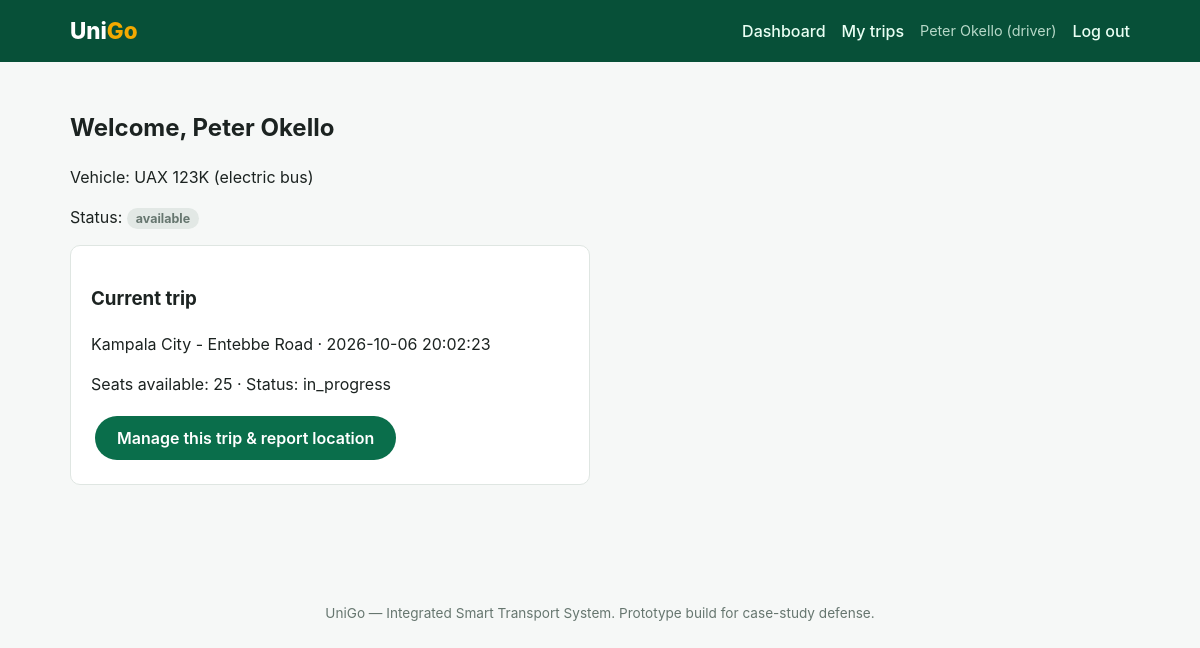
The page /driver/dashboard.php (signed in) on the database its author committed.
### tables this page shows
CREATE TABLE drivers (
    id              INT AUTO_INCREMENT PRIMARY KEY,
    user_id         INT NOT NULL,
    vehicle_id      INT DEFAULT NULL,
    license_number  VARCHAR(40) NOT NULL,
    rating          DECIMAL(2,1) NOT NULL DEFAULT 5.0,
    status          ENUM('available','on_trip','offline') NOT NULL DEFAULT 'offline',
    FOREIGN KEY (user_id) REFERENCES users(id) ON DELETE CASCADE,
    FOREIGN KEY (vehicle_id) REFERENCES vehicles(id) ON DELETE SET NULL
);

CREATE TABLE vehicles (
    id              INT AUTO_INCREMENT PRIMARY KEY,
    operator_id     INT NOT NULL,
    plate_number    VARCHAR(20) NOT NULL UNIQUE,
    vehicle_type    ENUM('boda','taxi','bus','electric_bus','truck') NOT NULL,
    capacity        INT NOT NULL DEFAULT 1,
    status          ENUM('active','maintenance','offline') NOT NULL DEFAULT 'active',
    created_at      TIMESTAMP DEFAULT CURRENT_TIMESTAMP,
    FOREIGN KEY (operator_id) REFERENCES operators(id) ON DELETE CASCADE
);

CREATE TABLE trips (
    id              INT AUTO_INCREMENT PRIMARY KEY,
    vehicle_id      INT NOT NULL,
    route_id        INT NOT NULL,
    driver_id       INT DEFAULT NULL,
    departure_time  DATETIME NOT NULL,
    status          ENUM('scheduled','boarding','in_progress','completed','cancelled') NOT NULL DEFAULT 'scheduled',
    current_lat     DECIMAL(10,7) DEFAULT NULL,
    current_lng     DECIMAL(10,7) DEFAULT NULL,
    seats_available INT NOT NULL,
    updated_at      TIMESTAMP DEFAULT CURRENT_TIMESTAMP ON UPDATE CURRENT_TIMESTAMP,
    FOREIGN KEY (vehicle_id) REFERENCES vehicles(id) ON DELETE CASCADE,
    FOREIGN KEY (route_id)   REFERENCES routes(id)   ON DELETE CASCADE,
    FOREIGN KEY (driver_id)  REFERENCES drivers(id)  ON DELETE SET NULL
);

CREATE TABLE routes (
    id              INT AUTO_INCREMENT PRIMARY KEY,
    route_name      VARCHAR(150) NOT NULL,
    origin          VARCHAR(120) NOT NULL,
    destination     VARCHAR(120) NOT NULL,
    distance_km     DECIMAL(6,2) NOT NULL,
    country         VARCHAR(60)  NOT NULL DEFAULT 'Uganda',
    district        VARCHAR(60)  DEFAULT NULL,
    created_at      TIMESTAMP DEFAULT CURRENT_TIMESTAMP
);

### includes/functions.php (called while the page is built, shortened)
<?php
function is_logged_in(): bool
{
    return isset($_SESSION['user_id']);
}
function current_user(): ?array
{
    return [
        'id'   => $_SESSION['user_id'],
        'name' => $_SESSION['user_name'],
        'role' => $_SESSION['user_role'],
    ];
}
function clean(string $value): string
{
    return htmlspecialchars(trim($value), ENT_QUOTES, 'UTF-8');
}

### driver/dashboard.php (the view, shortened to what this page needs)
<?php
require_once __DIR__ . '/../config/config.php';
$u = current_user();
$stmt = $pdo->prepare(
    "SELECT d.id AS driver_id, d.status AS driver_status, v.plate_number, v.vehicle_type
     FROM drivers d LEFT JOIN vehicles v ON v.id = d.vehicle_id
     WHERE d.user_id = ?"
);
$stmt->execute([$u['id']]);
$driver = $stmt->fetch();
$activeTrip = null;
if ($driver) {
    $t = $pdo->prepare(
        "SELECT t.id, t.status, t.departure_time, t.seats_available, r.route_name
         FROM trips t JOIN routes r ON r.id = t.route_id
         WHERE t.driver_id = ? AND t.status IN ('scheduled','boarding','in_progress')
         ORDER BY t.departure_time DESC LIMIT 1"
    );
    $t->execute([$driver['driver_id']]);
    $activeTrip = $t->fetch();
}
require __DIR__ . '/../includes/header.php';
?>
<h2>Welcome, <?= clean($u['name']) ?></h2>
<?php if (!$driver): ?>
    <p>Your driver profile has not been fully set up yet. Contact an administrator.</p>
<?php else: ?>
    <p>Vehicle: <?= $driver['plate_number'] ? clean($driver['plate_number']) . ' (' . clean(str_replace('_',' ',$driver['vehicle_type'])) . ')' : 'Not yet assigned' ?></p>
    <p>Status: <span class="badge badge-<?= clean($driver['driver_status']) ?>"><?= clean($driver['driver_status']) ?></span></p>
    <?php if ($activeTrip): ?>
    <div class="form-card">
        <h3>Current trip</h3>
        <p><?= clean($activeTrip['route_name']) ?> &middot; <?= clean($activeTrip['departure_time']) ?></p>
        <p>Seats available: <?= (int)$activeTrip['seats_available'] ?> &middot; Status: <?= clean($activeTrip['status']) ?></p>
        <a class="cta" href="<?= BASE_URL ?>/driver/trips.php">Manage this trip &amp; report location</a>
    </div>
    <?php else: ?>
        <p>No active trip right now. <a href="<?= BASE_URL ?>/driver/trips.php">View my trips</a>.</p>
    <?php endif; ?>
<?php endif; ?>
<?php require __DIR__ . '/../includes/footer.php'; ?>

### assets/css/style.css (style rules this page uses)
:root { --primary: #0a6e4b; --primary-dark: #075038; --accent: #f2a900; --danger: #c0392b; --bg: #f6f8f7; --card-bg: #ffffff; --text: #1c2321; --muted: #66766f; --border: #dfe6e2; --radius: 10px; }
* { box-sizing: border-box; }
body { margin: 0; font-family: -apple-system, BlinkMacSystemFont, "Segoe UI", Roboto, Helvetica, Arial, sans-serif; background: var(--bg); color: var(--text); line-height: 1.5; }
a { color: var(--primary); text-decoration: none; }
.cta { display: inline-block; background: var(--primary); color: #fff; padding: 10px 22px; border-radius: 24px; font-weight: 600; border: none; cursor: pointer; margin: 4px; }
.form-card { background: var(--card-bg); border: 1px solid var(--border); border-radius: var(--radius); padding: 20px; max-width: 520px; margin-bottom: 24px; }
.badge { padding: 3px 9px; border-radius: 12px; font-size: 0.78rem; font-weight: 700; background: #e2e8e5; color: var(--muted); }

### rows shown on the page
drivers: vehicle.plate_number "UAX 123K", vehicle.vehicle_type "electric bus", status "available"
trips: route.route_name "Kampala City - Entebbe Road", departure_time "2026-10-06 20:02:23", seats_available "25", status "in_progress"

### other values the page prints
$u['name'] "Peter Okello"
$u['role'] "driver"
